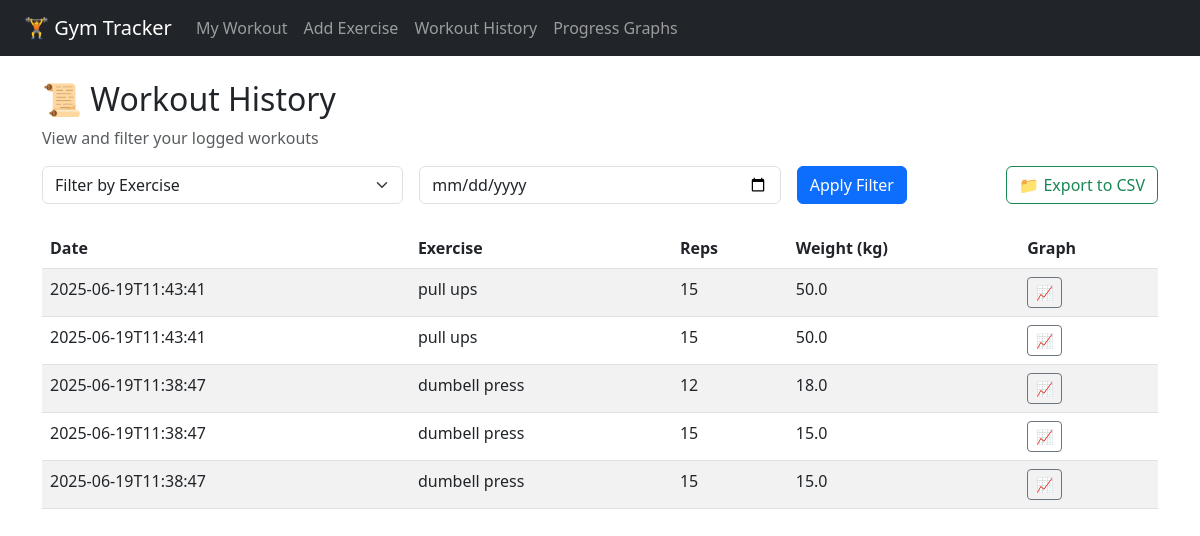
The app's page /history (signed in) with its own data.
### tables this page shows
CREATE TABLE workout_logs (
            id INTEGER PRIMARY KEY AUTOINCREMENT,
            user_id INTEGER,
            exercise_name TEXT,
            reps INTEGER,
            weight REAL,
            log_date TEXT
        );

### app.py (the view)
@app.route('/history', methods=['GET', 'POST'])
def history():
    if 'user_id' not in session:
        return redirect(url_for('login'))
    user_id = session['user_id']
    db = get_db()
    exercises = db.execute('''
        SELECT DISTINCT exercise_name
        FROM workout_logs
        WHERE user_id = ?
    ''', (user_id,)).fetchall()
    selected_exercise = request.form.get('exercise_name')
    selected_date = request.form.get('log_date')
    query = 'SELECT * FROM workout_logs WHERE user_id = ?'
    params = [user_id]
    if selected_exercise:
        query += ' AND exercise_name = ?'
        params.append(selected_exercise)
    if selected_date:
        query += ' AND DATE(log_date) = ?'
        params.append(selected_date)
    query += ' ORDER BY DATE(log_date) DESC, id DESC'
    logs = db.execute(query, params).fetchall()
    return render_template('history.html',
                           logs=logs,
                           exercises=exercises,
                           user=session['user_name'])

### app.py (called while the page is built)
def get_db():
    conn = sqlite3.connect(DB)
    conn.row_factory = sqlite3.Row
    return conn

### templates/history.html (shortened to what this page needs)
{% extends "base.html" %}
{% block content %}
<h2>📜 Workout History</h2>
<p class="text-muted">View and filter your logged workouts</p>
<form method="POST" class="row g-3 mb-4">
  <div class="col-md-4">
    <select name="exercise_name" class="form-select">
      <option value="">Filter by Exercise</option>
    </select>
  </div>
  <div class="col-md-4">
    <input type="date" name="log_date" class="form-control">
  </div>
  <div class="col-md-4 d-flex justify-content-between">
    <button type="submit" class="btn btn-primary me-2">Apply Filter</button>
    <a href="{{ url_for('export_logs') }}" class="btn btn-outline-success">📁 Export to CSV</a>
  </div>
</form>
<table class="table table-striped">
  <thead>
    <tr>
      <th>Date</th>
      <th>Exercise</th>
      <th>Reps</th>
      <th>Weight (kg)</th>
      <th>Graph</th>
    </tr>
  </thead>
  <tbody>
    {% for log in logs %}
    <tr>
      <td>{{ log['log_date'] }}</td>
      <td>{{ log['exercise_name'] }}</td>
      <td>{{ log['reps'] }}</td>
      <td>{{ log['weight'] }}</td>
      <td>
        <a href="{{ url_for('exercise_progress', exercise_name=log['exercise_name']) }}" class="btn btn-sm btn-outline-secondary">📈</a>
      </td>
    </tr>
    {% endfor %}
  </tbody>
</table>
{% endblock %}

### records on screen
workout_logs: log_date "2025-06-19T11:43:41", exercise_name "pull ups", reps "15", weight "50.0"
workout_logs: log_date "2025-06-19T11:43:41", exercise_name "pull ups", reps "15", weight "50.0"
workout_logs: log_date "2025-06-19T11:38:47", exercise_name "dumbell press", reps "12", weight "18.0"
workout_logs: log_date "2025-06-19T11:38:47", exercise_name "dumbell press", reps "15", weight "15.0"
workout_logs: log_date "2025-06-19T11:38:47", exercise_name "dumbell press", reps "15", weight "15.0"
